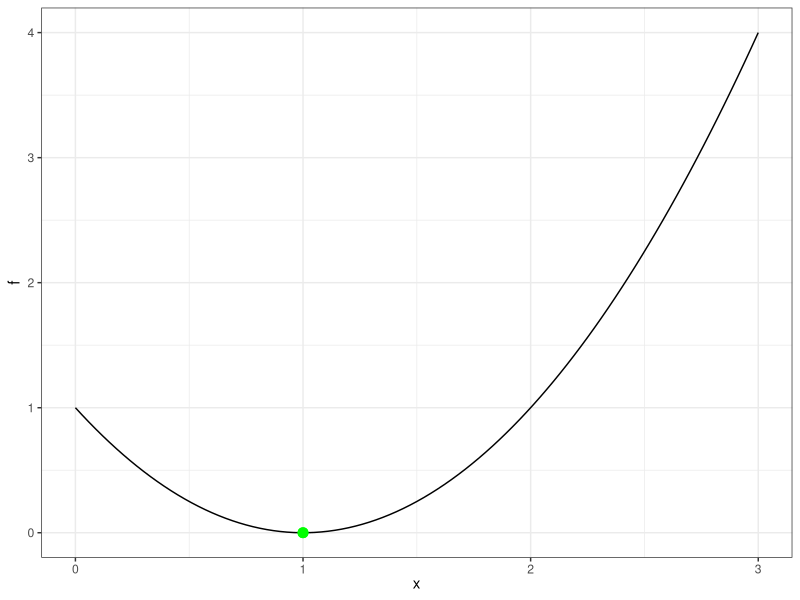
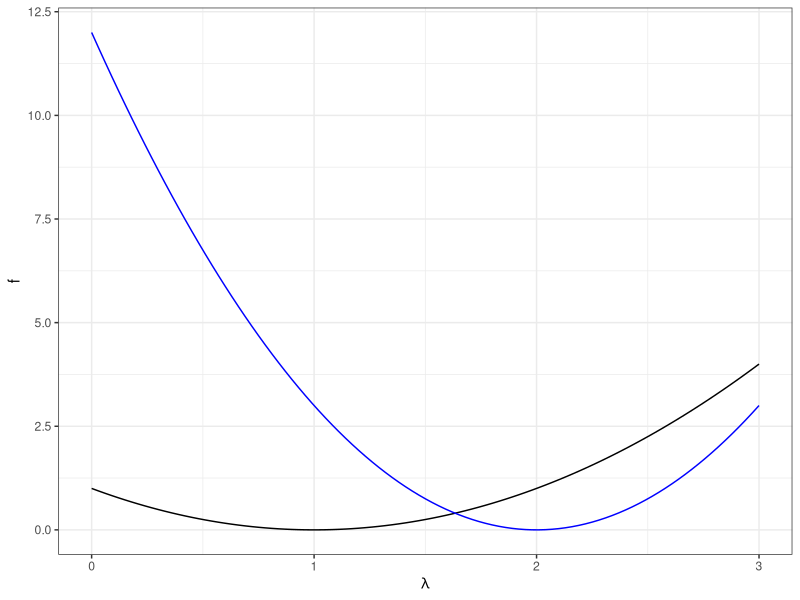
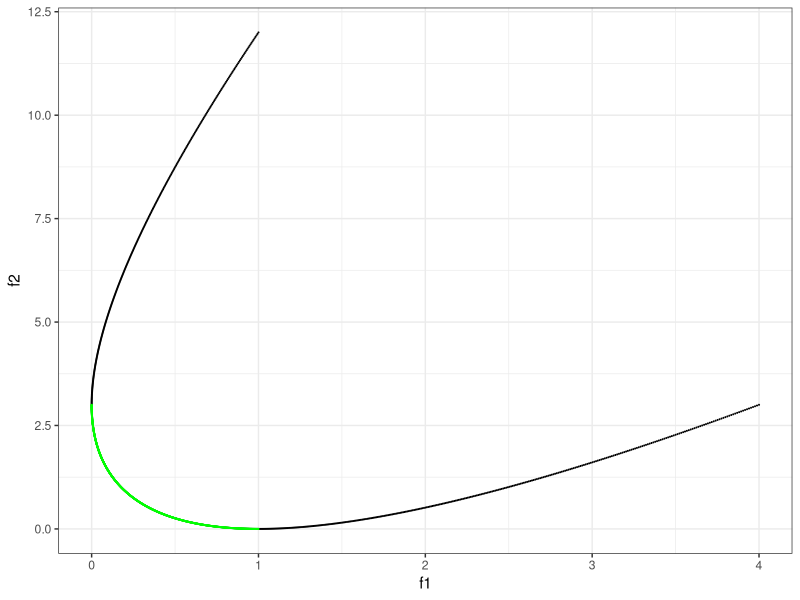

The R source for these figures, in order:
### This short script generates exemplary plots ofthe objectives plotted against each other 
### as well as against the decision varianble x

library(ggplot2)

fun = function(x) (x - 1)^2
p = ggplot(data.frame(x = c(0, 3)), aes(x)) + stat_function(fun = fun)
p = p + geom_point(x = 1, y = 0, color = "green", size = 3)
p = p + theme_bw() + ylab("f") + xlab(expression(x))
ggsave(p, filename = "../figure_man/graph1.png", height = 2, width = 2)

fun1 = function(x) (x - 1)^2
fun2 = function(x) 3 * (x - 2)^2
p = ggplot(data.frame(x = c(0, 3)), aes(x)) + stat_function(fun = fun1) + stat_function(fun = fun2, color = "blue")
p = p + theme_bw() +  ylab("f") + xlab(expression(lambda))

ggsave(p, filename = "../figure_man/graph2.png", height = 2, width = 2)

x = seq(0, 3, length.out = 1000)
xpareto = seq(1, 2, length.out = 1000)

p2 = ggplot() + geom_point(data = data.frame(f1 = fun1(x), f2 = fun2(x)), aes(x = f1, y = f2), size = 0.05) + geom_point(data = data.frame(f1 = fun1(xpareto), f2 = fun2(xpareto)), aes(x = f1, y = f2), color = "green", size = 0.05) + theme_bw()

ggsave(p2, filename = "../figure_man/graph3.png", height = 2, width = 2)
